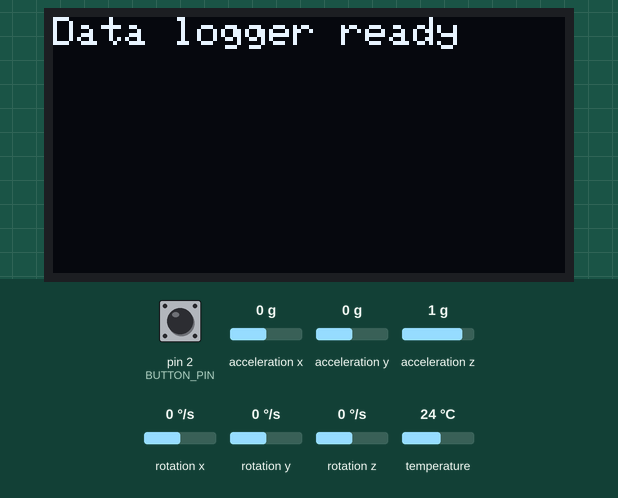
This sketch was run on a simulated Arduino Mega 2560, built with avr-gcc and run on an emulated ATmega2560. On the bench: 128×64 one-colour display. The inputs (shaded band) are chosen by the test bench; at power-on: pin 2 (BUTTON_PIN) HIGH, acceleration x 0 g, acceleration y 0 g, acceleration z 1 g, rotation x 0 °/s, rotation y 0 °/s, rotation z 0 °/s, temperature 24 °C. Storage starts empty; what the sketch prints to the serial monitor is not drawn.

Above: at 1.2 s.
1.3 s: pin 2 (BUTTON_PIN) pulled LOW for 2.35 s
At 3.4 s:
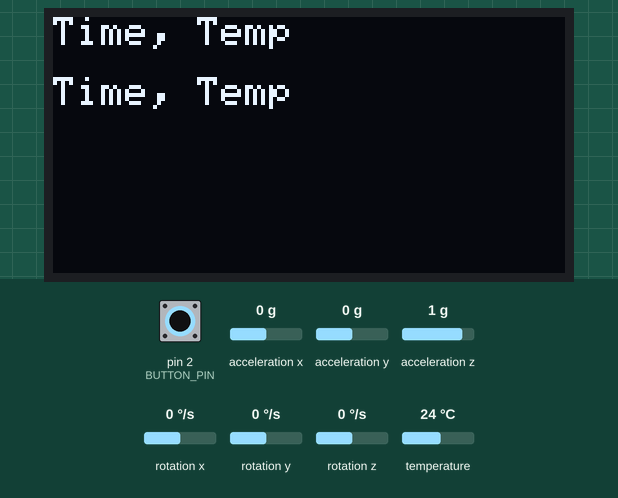
5.1 s: pin 2 (BUTTON_PIN) pulled LOW for 2.35 s
At 6.7 s:
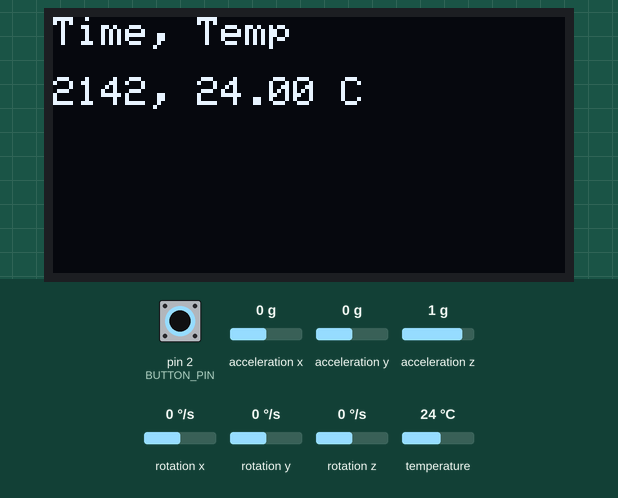
Timing chart, 0 to 8.2 s (numbered marks = the images above; inputs shaded):
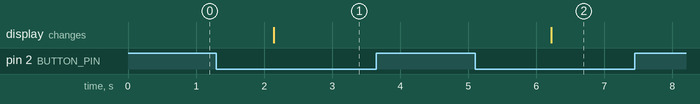

Measured:
- after the input at 1.3 s, the display: changes after 0.84 s (image 1)
- after the input at 5.1 s, the display: changes after 1.1 s (image 2)

The sketch:

sketch.ino
```cpp
#include <Wire.h>
#include <Adafruit_Sensor.h>
#include <Adafruit_MPU6050.h>
#include <SPI.h>
#include <SD.h>
#include <Adafruit_GFX.h>
#include <Adafruit_SSD1306.h>

#define OLED_RESET 4
Adafruit_SSD1306 display(OLED_RESET);

#define BUTTON_PIN 2
volatile bool buttonState = false;

File dataFile;
const int chipSelect = 53;

Adafruit_MPU6050 mpu;
sensors_event_t a, g, temp;
float temperature = 0;
String timestamp;
String filename = "data.txt";

void setup() {
  Serial.begin(9600);

  // Initialize OLED display
  display.begin(SSD1306_SWITCHCAPVCC, 0x3C);
  display.clearDisplay();
  display.setTextSize(1);
  display.setTextColor(SSD1306_WHITE);

  // Initialize MPU6050 sensor
  if (!mpu.begin()) {
    display.println("Failed to find MPU6050 chip");
    while (1) {
      delay(10);
    }
  }

  // Initialize SD card
  while (!Serial) {
    ; // wait for serial port to connect. Needed for native USB port only
  }

  Serial.print("Initializing SD card...");
  if (!SD.begin(chipSelect)) {
    Serial.println("Card failed, or not present");
    // don't do anything more:
    return;
  }
  Serial.println("card initialized.");

  // Create file and write headers
  if (SD.exists(filename)) {
    SD.remove(filename);
  }
  dataFile = SD.open(filename, FILE_WRITE);
  if (dataFile) {
    dataFile.println("Time, Temp");
  }
  else {
    display.println("Error opening file");
    while (1) {
      delay(10);
    }
  }

  // Initialize button pin
  pinMode(BUTTON_PIN, INPUT_PULLUP);
  attachInterrupt(digitalPinToInterrupt(BUTTON_PIN), buttonISR, FALLING);


  // Display ready message
  display.setCursor(0, 0);
  display.println("Data logger ready");
  display.display();
}

void loop() {
  // Check if button is pressed
  if (buttonState)
  {
    // Read data from file and display
    if (SD.exists(filename)) {
      dataFile = SD.open(filename);
      while (dataFile.available()) {
        display.clearDisplay();
        display.setCursor(0,0);
        display.println("Time, Temp");
        display.setCursor(0,15);
        display.println(dataFile.readStringUntil('\n'));
        Serial.println(dataFile.readStringUntil('\n'));
      }
      dataFile.close();
      display.display();
    }
    else {
      display.clearDisplay();
      display.println("Error opening file");
      display.display();
    }
    buttonState = false;
  }
  else {
    // Get current timestamp and temperature value
    timestamp = String(millis());
    mpu.getEvent(&a, &g, &temp);
    temperature = temp.temperature;

    // Write data to file
    dataFile = SD.open("data.txt", FILE_WRITE);
    if (dataFile) {
      dataFile.print(timestamp);
      dataFile.print(", ");
      dataFile.print(temperature);
      dataFile.println(" C");
      dataFile.close();
      delay(2000);
    }
    else {
      display.clearDisplay();
      display.println("Error opening file");
      display.display();
    }
  }
}

void buttonISR() {
  buttonState = true;
}
```
